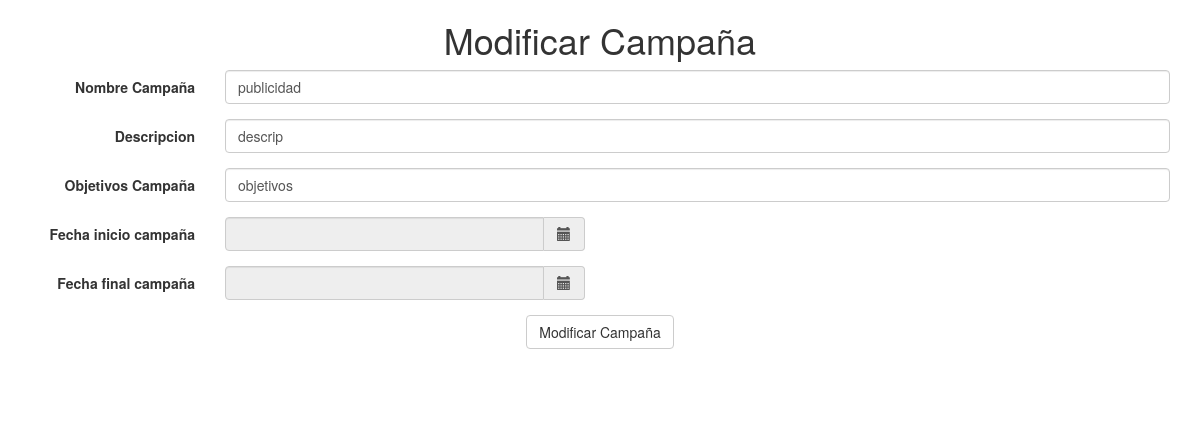
Page /Campanas/editar/1 on the committed database.
### tables this page shows
CREATE TABLE `campanas` (
  `id_campana` int(11) NOT NULL,
  `nombre_campana` varchar(50) DEFAULT NULL,
  `descripcion` varchar(100) DEFAULT NULL,
  `objetivos` varchar(500) DEFAULT NULL,
  `fid_cliente` int(11) DEFAULT NULL
);

### application/controllers/Campanas.php (called while the page is built, shortened)
<?php
class Campanas extends CI_Controller {
  public function __construct(){
    $this->load->model('campanas_model');
    $this->load->model('consultas');
    $this->load->helper('url_helper');
    $this->load->helper('url');
    $this->load->database();
  }
  public function editar(){
    $id=$this->uri->segment(3);
    $obtenerEnlace = $this ->campanas_model->obtenerEnlace($id);
            if ($obtenerEnlace!=FALSE) {
                foreach ($obtenerEnlace->result() as $row) {
                    $id_campana=$id;
                    $nombre_campana=$row->nombre_campana;
                    $descripcion=$row->descripcion;
                    $objetivos=$row->objetivos;
                    $fecha_inicio=$row->fecha_inicio;
                    $fecha_final=$row->fecha_final;
                    $fid_cliente=$row->fid_cliente;
                }
                $data = array(
                    'id_campana'=>$id_campana,
                    'nombre_campana'=>$nombre_campana,
                    'descripcion'=>$descripcion,
                    'objetivos'=>$objetivos,
                    'fecha_inicio'=>$fecha_inicio,
                    'fecha_final'=>$fecha_final,
                    'fid_cliente'=>$fid_cliente);
            }
            else{
                    $data=' ';
                return FALSE;
            }
    $this->load->view('community/editar_campanas_view',$data);
    }
}

### index.php (called while the page is built, shortened)
<?php
require_once BASEPATH.'core/CodeIgniter.php';

### application/models/Campanas_model.php (called while the page is built, shortened)
<?php
class Campanas_model extends CI_Model {
    function obtenerEnlace($id){
    $this->db->where('id_campana',$id);
    $query=$this->db->get('campanas');
    if ($query->num_rows()>0) {
      return $query;
    }else
    {
      return FALSE;
    }
  }
}

### application/views/community/editar_campanas_view.php (the view, shortened to what this page needs)
<!DOCTYPE html>
<html>
<head>
  	<link rel="stylesheet" type="text/css" href="//netdna.bootstrapcdn.com/bootstrap/3.1.1/css/bootstrap.min.css">
  	<link rel="stylesheet" href="<?php echo base_url() ?>bower_components/eonasdan-bootstrap-datetimepicker/build/css/bootstrap-datetimepicker.min.css" />
</head>
<body>
<div class="container" align="center">
	<h1>Modificar Campaña</h1>
		<form class="form-horizontal"  method="POST"  action="<?php echo base_url();?>Campanas/editarEnlace/<?=$id_campana?>">
			  <div class="form-group">
			    <label  class="col-lg-2 control-label">Nombre Campaña</label>
				<div class="col-lg-10">
			  		<input type="text" class="form-control" name="txtnombre_campana" placeholder="Ingrese el nombre de la Campaña" required="" value="<?=$nombre_campana?>">
				</div>
				 </div>
			  <div class="form-group">
			    <label  class="col-lg-2 control-label">Descripcion</label>
				<div class="col-lg-10">
			  		<input type="text" class="form-control" name="txtdescripcion" placeholder="Ingrese la descripcion de la campaña" required="" value="<?=$descripcion?>">
				</div>
				 </div>
			  <div class="form-group">
			    <label  class="col-lg-2 control-label">Objetivos Campaña</label>
				<div class="col-lg-10">
			  		<input type="text" class="form-control" name="txtobjetivos" placeholder="Ingrese los objetivos de la campaña" required="" value="<?=$objetivos?>">
				</div>
				 </div>
			<div class="form-group">
               	<label  class="col-lg-2 control-label">Fecha inicio campaña</label>
               	 <div class="col-lg-4">
                   <div class='input-group date' id='from'>
                       <input type='text' name="from" class="form-control" readonly required="" />
                       <span class="input-group-addon"><span class="glyphicon glyphicon-calendar"></span>
                   </div>
                   </div>
               </div>
               <div class="form-group">
                   <label  class="col-lg-2 control-label">Fecha final campaña</label>
                   <div class="col-lg-4">
                   <div class='input-group date' id='to'>
                       <input type='text' name="to" class="form-control" required=""  readonly />
                       <span class="input-group-addon"><span class="glyphicon glyphicon-calendar"></span>
                   </div>
                   </div>
               </div>
			  <div class="form-group">
			    <div class=" col-lg-12">
			      <button type="submit" class="btn btn-default">Modificar Campaña</button>
			    </div>
			  </div>
		<br>
		<br>
</div>
</body>
</html>

### rows in the picture
campanas: txtnombre_campana "publicidad", txtdescripcion "descrip", txtobjetivos "objetivos"
